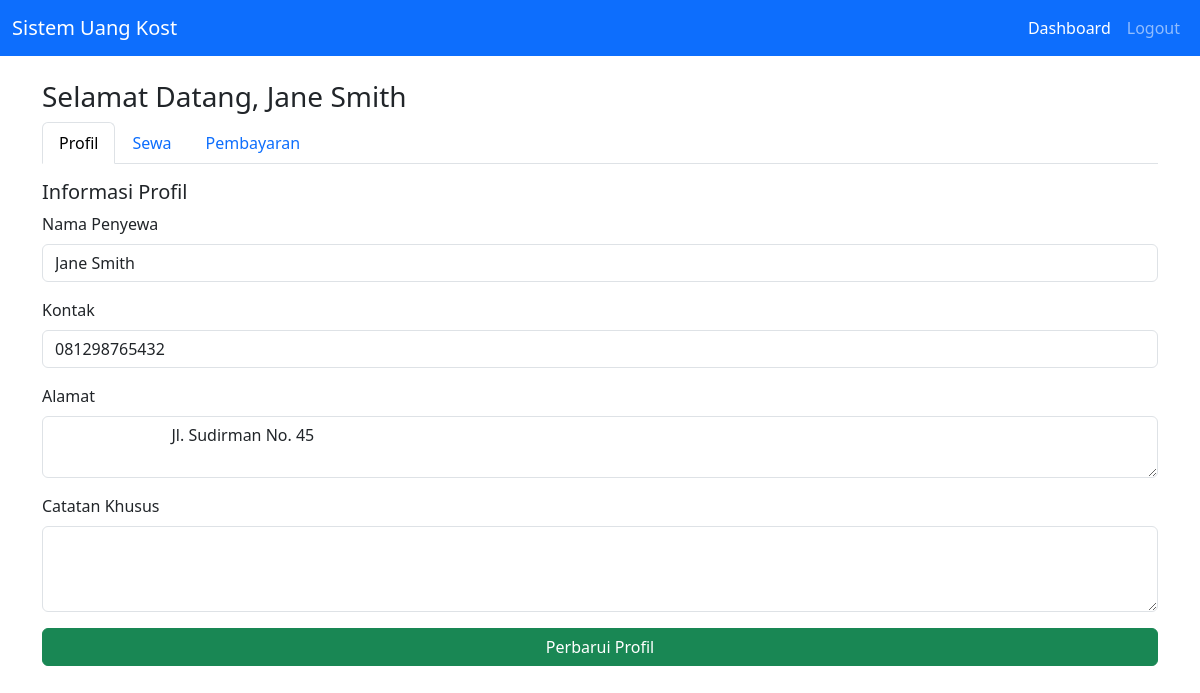
/pengguna/dashboard.php (signed in), run on the app's committed database.
### tables this page shows
CREATE TABLE `penyewa` (
  `id_penyewa` int(11) NOT NULL,
  `id_pengguna` int(11) NOT NULL,
  `nama` varchar(100) NOT NULL,
  `kontak` varchar(50) DEFAULT NULL,
  `alamat` text DEFAULT NULL,
  `catatan_khusus` text DEFAULT NULL,
  `id_kamar` int(11) DEFAULT NULL,
  `nomor_kamar` varchar(20) DEFAULT NULL
);

### pengguna/dashboard.php (the view, shortened to what this page needs)
<?php
require '../koneksi.php';
$user_id = $_SESSION['user_id'];
$sql = "SELECT * FROM penyewa WHERE id_pengguna = '$user_id'";
$result = mysqli_query($conn, $sql);
if ($result && mysqli_num_rows($result) > 0) {
    $profil = mysqli_fetch_assoc($result);
} else {
    $profil = null;
}
?>
<!DOCTYPE html>
<html lang="en">
<head>
    <link href="https://cdn.jsdelivr.net/npm/bootstrap@5.3.0-alpha3/dist/css/bootstrap.min.css" rel="stylesheet">
</head>
<body>
    <nav class="navbar navbar-expand-lg navbar-dark bg-primary">
        <div class="container-fluid">
            <a class="navbar-brand" href="dashboard.php">Sistem Uang Kost</a>
            <div class="collapse navbar-collapse" id="navbarNav">
                <ul class="navbar-nav ms-auto">
                    <li class="nav-item"><a class="nav-link active" href="dashboard.php">Dashboard</a></li>
                    <li class="nav-item"><a class="nav-link" href="/sistem_uang_kost/logout.php">Logout</a></li>
                </ul>
            </div>
        </div>
    </nav>
    <div class="container my-4">
        <h3>Selamat Datang, <?= isset($profil['nama']) ? $profil['nama'] : 'Pengguna' ?></h3>
        <ul class="nav nav-tabs" id="dashboardTab" role="tablist">
            <li class="nav-item" role="presentation">
                <button class="nav-link active" id="profil-tab" data-bs-toggle="tab" data-bs-target="#profil" type="button" role="tab">Profil</button>
            </li>
            <li class="nav-item" role="presentation">
                <button class="nav-link" id="sewa-tab" data-bs-toggle="tab" data-bs-target="#sewa" type="button" role="tab">Sewa</button>
            </li>
            <li class="nav-item" role="presentation">
                <button class="nav-link" id="pembayaran-tab" data-bs-toggle="tab" data-bs-target="#pembayaran" type="button" role="tab">Pembayaran</button>
            </li>
        </ul>
        <div class="tab-content mt-3" id="dashboardTabContent">
            <div class="tab-pane fade show active" id="profil" role="tabpanel">
                <h5>Informasi Profil</h5>
                <form id="formProfil" method="POST" action="profil_handler.php">
                    <div class="mb-3">
                        <label for="nama" class="form-label">Nama Penyewa</label>
                        <input type="text" class="form-control" id="nama" name="nama"
                            value="<?= isset($profil['nama']) ? $profil['nama'] : '' ?>" required>
                    </div>
                    <div class="mb-3">
                        <label for="kontak" class="form-label">Kontak</label>
                        <input type="text" class="form-control" id="kontak" name="kontak"
                            value="<?= isset($profil['kontak']) ? $profil['kontak'] : '' ?>" required>
                    </div>
                    <div class="mb-3">
                        <label for="alamat" class="form-label">Alamat</label>
                        <textarea class="form-control" id="alamat" name="alamat" rows="2" required>
                            <?= isset($profil['alamat']) ? $profil['alamat'] : '' ?>
                        </textarea>
                    </div>
                    <div class="mb-3">
                        <label for="catatan_khusus" class="form-label">Catatan Khusus</label>
                        <textarea class="form-control" id="catatan_khusus" name="catatan_khusus" rows="3">
                            <?= isset($profil['catatan_khusus']) ? $profil['catatan_khusus'] : '' ?>
                        </textarea>
                    </div>
                    <button type="submit" class="btn btn-success w-100">
                        <?= isset($profil) ? 'Perbarui Profil' : 'Simpan Profil' ?>
                    </button>
                </form>
            </div>
        </div>
    </div>
</body>
</html>

### data on the page
penyewa: nama "Jane Smith", kontak "081298765432", alamat "Jl. Sudirman No. 45"
